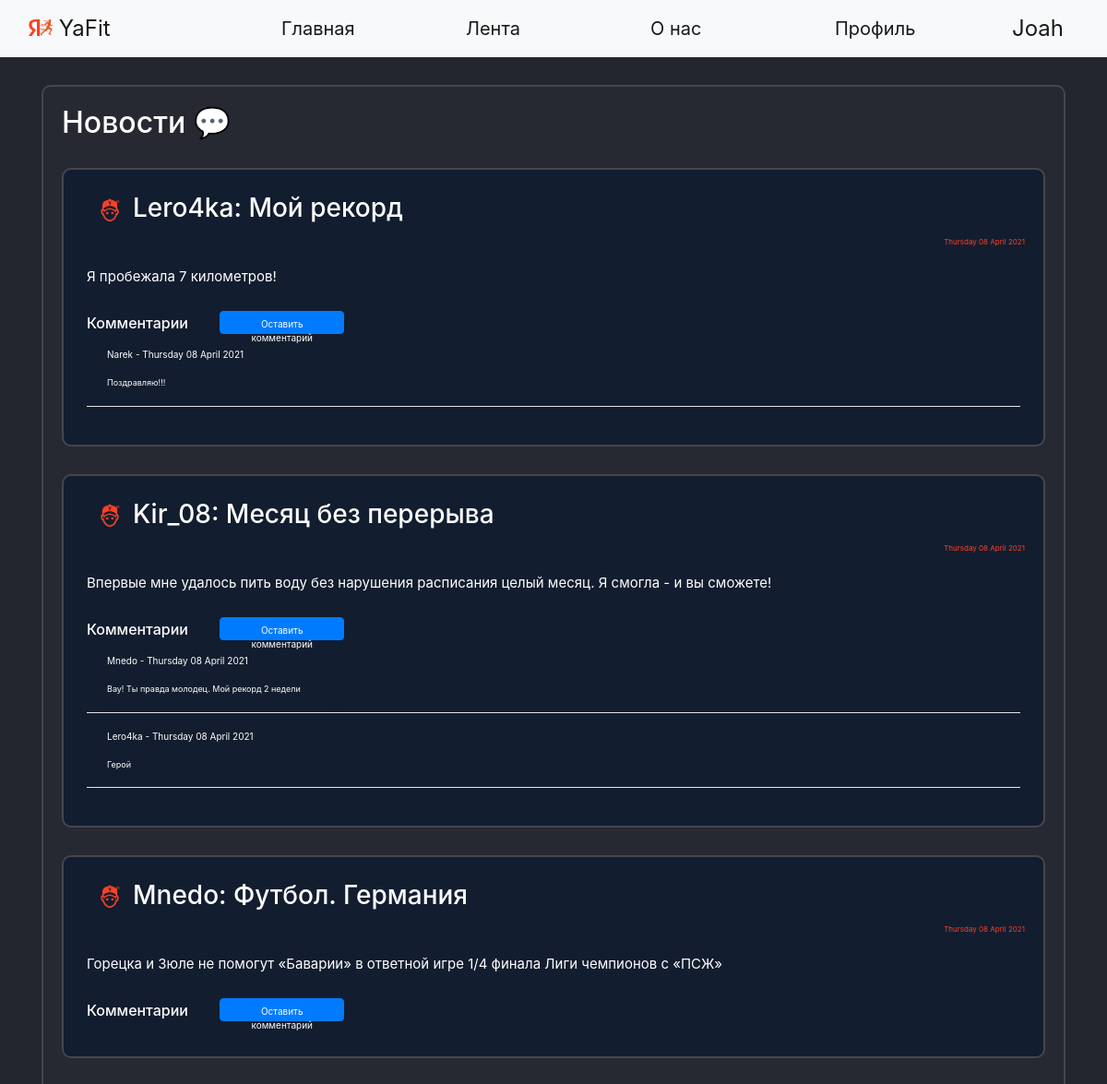
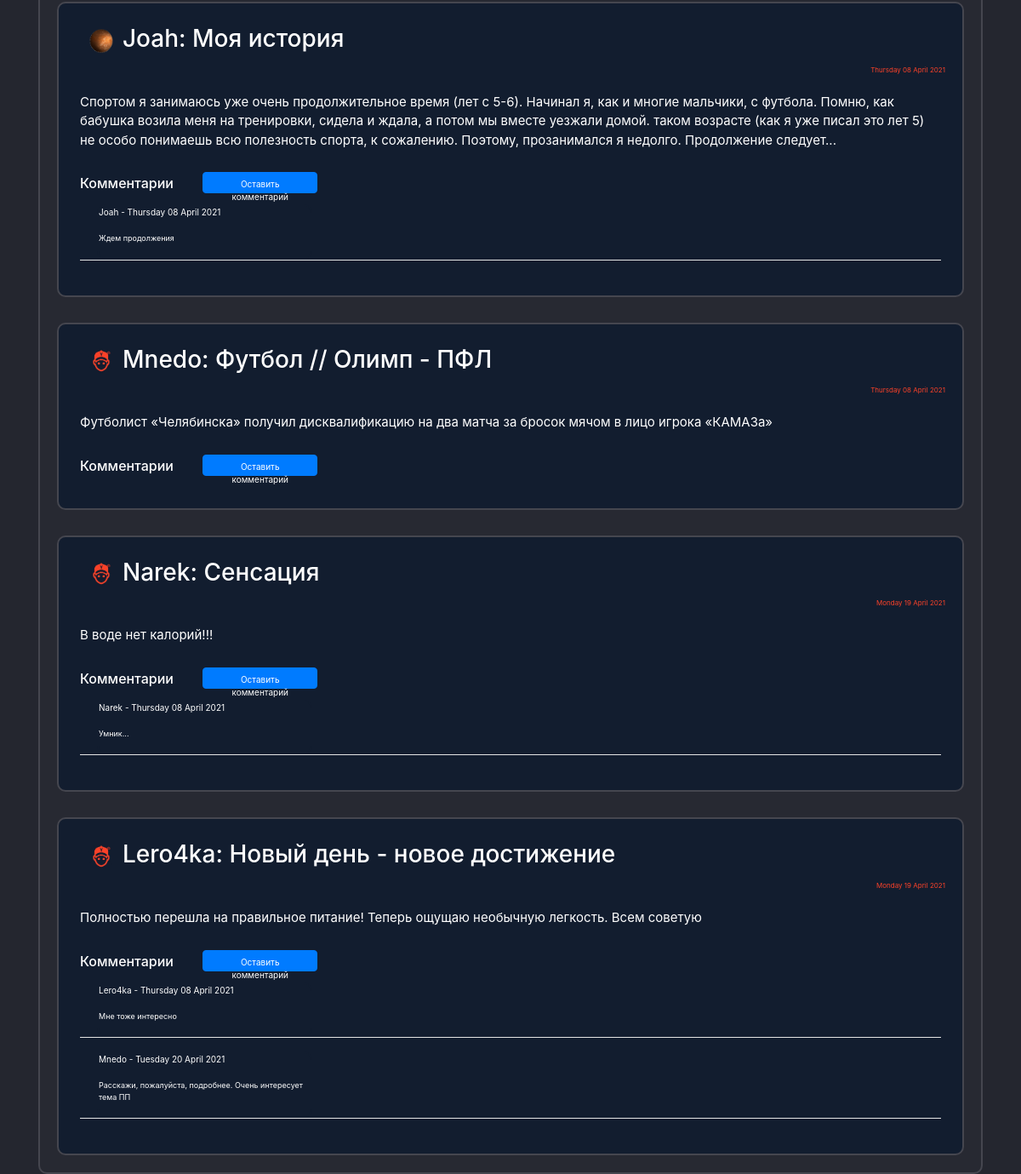
Screenshot of /news (signed in) with the database file from the repository (2 pictures, top to bottom).
### data/users.py (models this page shows, shortened)
class User(SqlAlchemyBase, UserMixin, SerializerMixin):
    __tablename__ = 'users'
    id = sqlalchemy.Column(sqlalchemy.Integer,
                           primary_key=True, autoincrement=True)
    name = sqlalchemy.Column(sqlalchemy.String)
    surname = sqlalchemy.Column(sqlalchemy.String)
    nickname = sqlalchemy.Column(sqlalchemy.String)
    age = sqlalchemy.Column(sqlalchemy.Integer)
    status = sqlalchemy.Column(sqlalchemy.String)
    about = sqlalchemy.Column(sqlalchemy.String)
    email = sqlalchemy.Column(sqlalchemy.String, unique=True)
    hashed_password = sqlalchemy.Column(sqlalchemy.String)
    modified_date = sqlalchemy.Column(sqlalchemy.DateTime, default=datetime.datetime.now)
    city_from = sqlalchemy.Column(sqlalchemy.String)
    habit = sqlalchemy.Column(sqlalchemy.String)  # id_1;id_2
    habits = orm.relation("Habits", back_populates='user')
    news = orm.relation("News", back_populates='user')
    comments = orm.relation("Comments", back_populates='user')

### data/news.py (models this page shows)
class News(SqlAlchemyBase, UserMixin, SerializerMixin):
    __tablename__ = 'news'
    id = sqlalchemy.Column(sqlalchemy.Integer,
                           primary_key=True, autoincrement=True)
    title = sqlalchemy.Column(sqlalchemy.String)
    content = sqlalchemy.Column(sqlalchemy.String)
    created_date = sqlalchemy.Column(sqlalchemy.DateTime,
                                     default=datetime.datetime.now)
    user_id = sqlalchemy.Column(sqlalchemy.Integer,
                                sqlalchemy.ForeignKey("users.id"))
    comms = sqlalchemy.Column(sqlalchemy.String)  # id_1;id_2
    user = orm.relation('User')

### data/comments.py (models this page shows)
class Comments(SqlAlchemyBase, UserMixin, SerializerMixin):
    __tablename__ = 'comments'
    id = sqlalchemy.Column(sqlalchemy.Integer,
                           primary_key=True, autoincrement=True)
    content = sqlalchemy.Column(sqlalchemy.String)
    created_date = sqlalchemy.Column(sqlalchemy.DateTime,
                                     default=datetime.datetime.now)
    user_id = sqlalchemy.Column(sqlalchemy.Integer,
                                sqlalchemy.ForeignKey("users.id"))
    user = orm.relation('User')

### main.py (the view)
@app.route("/news", methods=['GET', 'POST'])
def news():
    db_sess = db_session.create_session()
    rec_news = db_sess.query(News).all()
    top_news = []
    news_index = 0
    path = 'static/img/users_photo/default.jpg'
    for news in rec_news:
        path = ''
        news_index += 1
        creator_nickname = (db_sess.query(User).filter(User.id == news.user_id).first()).nickname
        for images in os.listdir('static/img/users_photo'):
            if images.split('.')[0] == creator_nickname:
                path = 'static/img/users_photo/' + images
        if path == '':
            path = 'static/img/users_photo/default.jpg'
        comments = []
        if news.comms:
            if ';' in news.comms:
                for com_id in news.comms.split(';'):
                    comments.append(db_sess.query(Comments).filter(Comments.id == com_id).first())
            elif len(news.comms) == 1:
                com_id = news.comms
                comments = [db_sess.query(Comments).filter(Comments.id == com_id).first()]
        else:
            comments = []
        if len(comments) > 1:
            comments = sorted(comments, key=lambda x: x.created_date)
        comments_main = []
        for com in comments:
            comentor_nickname = db_sess.query(User).filter(User.id == com.user_id).first().nickname
            comments_main.append({'id': com.id,
                                  'content': com.content,
                                  'created_date': com.created_date.strftime("%A %d %B %Y"),
                                  'creator': comentor_nickname})
        comments = comments_main
        top_news.append({'id': news.id,
                         'title': news.title,
                         'content': news.content,
                         'created_date': news.created_date.strftime("%A %d %B %Y"),
                         'comms': comments,
                         'creator': creator_nickname,
                         'path': path})
    return render_template("news.html", top_news=top_news, path=path, random_id=random.randint(1, 2 ** 16),
                           title='Лента')

### data/db_session.py (called while the page is built)
def create_session() -> Session:
    global __factory
    return __factory()

### main.py (called while the page is built)
@login_manager.user_loader
def load_user(user_id):
    db_sess = db_session.create_session()
    return db_sess.query(User).get(user_id)

### templates/news.html
{% extends "base.html" %}
{% block content %}
<div class="page_border">
    <h2>Новости &#128172;</h2>
    {% for new in top_news%}
    <div class="page_border" style="background-color: #121d2f !important;">
        <div class="menu_item">
            <h3><a><a><img
                    src={{new['path']}}?dummy={{random_id}} alt="avatar"
                    class="round_avatar"></a></a>{{new['creator']}}: {{new['title']}} </h3>
        </div>
        <div class="reposts">
            <p>{{new['created_date']}}</p>
        </div>
        <div class="menu_item">
            <p>{{new['content']}}</p>
        </div>
        <div class="menu_item">
            <h6>Комментарии {% if current_user.is_authenticated %}
                <a href="/com_add/{{ new['id'] }}" class="btn btn-primary"
                   style=" height:25px; width:135px; font-size: 10px; margin-bottom:5px; margin-left: 30px;">Оставить
                    комментарий</a>
                {% endif %}
            </h6>
            {% for com in new['comms'] %}
            <div class="com_label" style="margin-left: 20px; padding: 0; margin-top: 0; margin-bottom;">
                <p style="font-size: 10px;">{{com['creator']}} - {{com['created_date']}}</p>
                <p style="font-size: 9px;">{{com['content']}}
                </p></div>
            <hr style="color: white; background-color: white; padding: 0; margin-top: 0; margin-bottom;">
            {% endfor %}
        </div>
    </div>
    {% endfor %}
</div>
{% endblock %}

### templates/base.html (shortened to what this page needs)
<!doctype html>
<html lang="en">
<head>
    <link rel="stylesheet" href="/static/css/style.css?random()">
    <link rel="stylesheet"
          href="https://stackpath.bootstrapcdn.com/bootstrap/4.4.1/css/bootstrap.min.css"
>
</head>
<body>
<header>
    <nav class="navbar navbar-expand-lg navbar-light bg-light">
        <div class="container-fluid">
            <a class="navbar-brand" style="width: 250px;" href="/">
                <img src="/static/img/YaFit_logo.png" alt="" width="26" height="18"
                     class="d-inline-block text-align-center" style="margin-bottom:5px;">
                YaFit
            </a>
            <div class="collapse navbar-collapse">
                <ul class="mx-auto navbar-nav">
                    <li class="nav-item">
                        <a class="nav-link active" style="width: 200px;" aria-current="page" href="/">Главная</a>
                    </li>
                    <li class="nav-item">
                        <a class="nav-link active" style="width: 200px;" href="/news">Лента</a>
                    </li>
                    <li class="nav-item">
                        <a class="nav-link active" style="width: 200px;" href="/info">О нас</a>
                    </li>
                    <li class="nav-item">
                        <a class="nav-link active" style="width: 200px;" href="/office">Профиль</a>
                </ul>
                {% if current_user.is_authenticated %}
                <a class="navbar-brand" href="/logout">{{current_user.nickname}}</a>
                {% else %}
                <p>
                    <a class="btn btn-primary " href="/register">Зарегистрироваться</a>
                    <a class="btn btn-success" href="/login">Войти</a>
                </p>
                {% endif %}
            </div>
        </div>
    </nav>
</header>
<main role="main" class="container">
    {% block content %}{% endblock %}
</main>
</body>
</html>

### static/css/style.css (style rules this page uses)
body { background-color: #24262f !important; color: white; }
.nav-item { color: black; font-weight: 400; font-size: 20px !important; }
.navbar-brand { font-size: 24px !important; }
.page_border { background-color: #272932 !important; color: white !important; border: 2px solid #45464F; border-radius: 10px; padding: 20px !important; margin: 0 auto; margin-top: 30px; }
.menu_item { padding: 5px !important; font-size: 15px !important; }
hr { background-color: #FB4229; color: #FB4229; }
.reposts { color: #FB4229 !important; font-size: 8px !important; text-align: right; }
.com_label { background-color: #121d2f !important; color: white !important; border: 2px solid #121d2f; width: 25%; border-radius: 10px; }
.round_avatar { margin-left:10px; margin-right:10px; width: 30px !important; height: 30px !important; border-radius: 50px !important; }

### rows the page displays
User: nickname "Joah", creator "Joah", creator "Joah"
User: creator "Lero4ka" "Lero4ka", creator "Lero4ka" "Lero4ka"
News: title "Мой рекорд", content "Я пробежала 7 километров!"
User: creator "Narek" "Narek", creator "Narek"
Comments: content "Поздравляю!!!"
User: creator "Kir_08"
News: title "Месяц без перерыва", content "Впервые мне удалось пить воду без нарушения расписания целый месяц. Я смогла - и вы сможете!"
User: creator "Mnedo" "Mnedo", creator "Mnedo" "Mnedo"
Comments: content "Вау! Ты правда молодец. Мой рекорд 2 недели"
Comments: content "Герой"
News: title "Футбол. Германия", content "Горецка и Зюле не помогут «Баварии» в ответной игре 1/4 финала Лиги чемпионов с «ПСЖ»"
News: title "Моя история", content "Спортом я занимаюсь уже очень продолжительное время (лет с 5-6). Начинал я, как и многие мальчики, с футбола. Помню, как бабушка возила меня на тренировки, сидела и ждала, а потом мы вместе уезжали домой. таком возрасте (как я уже писал это лет 5) не особо понимаешь всю полезность спорта, к сожалению. Поэтому, прозанимался я недолго. Продолжение следует..."
Comments: content "Ждем продолжения"
News: title "Футбол // Олимп - ПФЛ", content "Футболист «Челябинска» получил дисквалификацию на два матча за бросок мячом в лицо игрока «КАМАЗа»"
News: title "Сенсация", content "В воде нет калорий!!!"
Comments: content "Умник..."
News: title "Новый день - новое достижение", content "Полностью перешла на правильное питание! Теперь ощущаю необычную легкость. Всем советую"
Comments: content "Мне тоже интересно"
Comments: content "Расскажи, пожалуйста, подробнее. Очень интересует тема ПП"

### other values shown
{{ new['created_date'] }} "Thursday 08 April 2021" "Thursday 08 April 2021" "Thursday 08 April 2021" "Thursday 08 April 2021" "Thursday 08 April 2021" "Monday 19 April 2021" "Monday 19 April 2021"
{{ com['created_date'] }} "Thursday 08 April 2021" "Thursday 08 April 2021" "Thursday 08 April 2021" "Thursday 08 April 2021" "Thursday 08 April 2021" "Thursday 08 April 2021" "Tuesday 20 April 2021"
